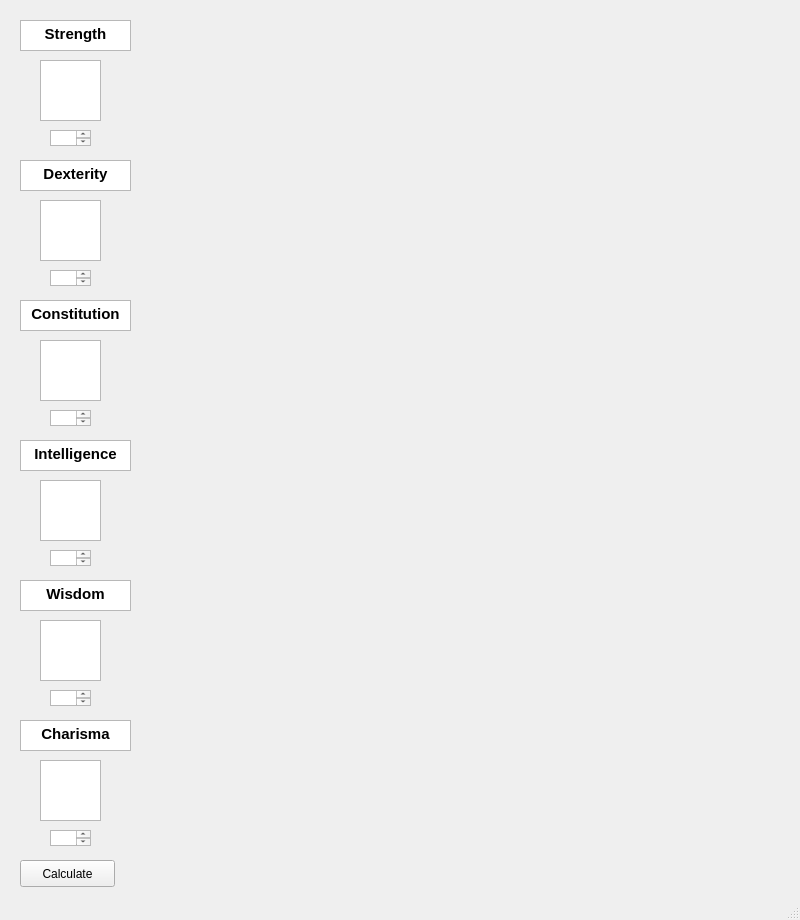
<?xml version="1.0" encoding="UTF-8"?>
<ui version="4.0">
 <class>MainWindow</class>
 <widget class="QMainWindow" name="MainWindow">
  <property name="geometry">
   <rect>
    <x>0</x>
    <y>0</y>
    <width>800</width>
    <height>920</height>
   </rect>
  </property>
  <property name="windowTitle">
   <string>MainWindow</string>
  </property>
  <widget class="QWidget" name="centralwidget">
   <widget class="QTextBrowser" name="dexLabel">
    <property name="geometry">
     <rect>
      <x>20</x>
      <y>160</y>
      <width>111</width>
      <height>31</height>
     </rect>
    </property>
    <property name="html">
     <string>&lt;!DOCTYPE HTML PUBLIC &quot;-//W3C//DTD HTML 4.0//EN&quot; &quot;http://www.w3.org/TR/REC-html40/strict.dtd&quot;&gt;
&lt;html&gt;&lt;head&gt;&lt;meta name=&quot;qrichtext&quot; content=&quot;1&quot; /&gt;&lt;style type=&quot;text/css&quot;&gt;
p, li { white-space: pre-wrap; }
&lt;/style&gt;&lt;/head&gt;&lt;body style=&quot; font-family:'Ubuntu'; font-size:11pt; font-weight:400; font-style:normal;&quot;&gt;
&lt;p align=&quot;center&quot; style=&quot; margin-top:0px; margin-bottom:0px; margin-left:0px; margin-right:0px; -qt-block-indent:0; text-indent:0px;&quot;&gt;&lt;span style=&quot; font-weight:600;&quot;&gt;Dexterity&lt;/span&gt;&lt;/p&gt;&lt;/body&gt;&lt;/html&gt;</string>
    </property>
   </widget>
   <widget class="QTextBrowser" name="strMod">
    <property name="geometry">
     <rect>
      <x>40</x>
      <y>60</y>
      <width>61</width>
      <height>61</height>
     </rect>
    </property>
    <property name="html">
     <string>&lt;!DOCTYPE HTML PUBLIC &quot;-//W3C//DTD HTML 4.0//EN&quot; &quot;http://www.w3.org/TR/REC-html40/strict.dtd&quot;&gt;
&lt;html&gt;&lt;head&gt;&lt;meta name=&quot;qrichtext&quot; content=&quot;1&quot; /&gt;&lt;style type=&quot;text/css&quot;&gt;
p, li { white-space: pre-wrap; }
&lt;/style&gt;&lt;/head&gt;&lt;body style=&quot; font-family:'Ubuntu'; font-size:11pt; font-weight:400; font-style:normal;&quot;&gt;
&lt;p style=&quot; margin-top:0px; margin-bottom:0px; margin-left:0px; margin-right:0px; -qt-block-indent:0; text-indent:0px;&quot;&gt; &lt;/p&gt;&lt;/body&gt;&lt;/html&gt;</string>
    </property>
   </widget>
   <widget class="QTextEdit" name="chaVal">
    <property name="geometry">
     <rect>
      <x>50</x>
      <y>830</y>
      <width>41</width>
      <height>16</height>
     </rect>
    </property>
   </widget>
   <widget class="QTextBrowser" name="wisLabel">
    <property name="geometry">
     <rect>
      <x>20</x>
      <y>580</y>
      <width>111</width>
      <height>31</height>
     </rect>
    </property>
    <property name="html">
     <string>&lt;!DOCTYPE HTML PUBLIC &quot;-//W3C//DTD HTML 4.0//EN&quot; &quot;http://www.w3.org/TR/REC-html40/strict.dtd&quot;&gt;
&lt;html&gt;&lt;head&gt;&lt;meta name=&quot;qrichtext&quot; content=&quot;1&quot; /&gt;&lt;style type=&quot;text/css&quot;&gt;
p, li { white-space: pre-wrap; }
&lt;/style&gt;&lt;/head&gt;&lt;body style=&quot; font-family:'Ubuntu'; font-size:11pt; font-weight:400; font-style:normal;&quot;&gt;
&lt;p align=&quot;center&quot; style=&quot; margin-top:0px; margin-bottom:0px; margin-left:0px; margin-right:0px; -qt-block-indent:0; text-indent:0px;&quot;&gt;&lt;span style=&quot; font-weight:600;&quot;&gt;Wisdom&lt;/span&gt;&lt;/p&gt;&lt;/body&gt;&lt;/html&gt;</string>
    </property>
   </widget>
   <widget class="QTextBrowser" name="chaLabel">
    <property name="geometry">
     <rect>
      <x>20</x>
      <y>720</y>
      <width>111</width>
      <height>31</height>
     </rect>
    </property>
    <property name="html">
     <string>&lt;!DOCTYPE HTML PUBLIC &quot;-//W3C//DTD HTML 4.0//EN&quot; &quot;http://www.w3.org/TR/REC-html40/strict.dtd&quot;&gt;
&lt;html&gt;&lt;head&gt;&lt;meta name=&quot;qrichtext&quot; content=&quot;1&quot; /&gt;&lt;style type=&quot;text/css&quot;&gt;
p, li { white-space: pre-wrap; }
&lt;/style&gt;&lt;/head&gt;&lt;body style=&quot; font-family:'Ubuntu'; font-size:11pt; font-weight:400; font-style:normal;&quot;&gt;
&lt;p align=&quot;center&quot; style=&quot; margin-top:0px; margin-bottom:0px; margin-left:0px; margin-right:0px; -qt-block-indent:0; text-indent:0px;&quot;&gt;&lt;span style=&quot; font-weight:600;&quot;&gt;Charisma&lt;/span&gt;&lt;/p&gt;&lt;/body&gt;&lt;/html&gt;</string>
    </property>
   </widget>
   <widget class="QTextBrowser" name="wisMod">
    <property name="geometry">
     <rect>
      <x>40</x>
      <y>620</y>
      <width>61</width>
      <height>61</height>
     </rect>
    </property>
   </widget>
   <widget class="QTextBrowser" name="intLabel">
    <property name="geometry">
     <rect>
      <x>20</x>
      <y>440</y>
      <width>111</width>
      <height>31</height>
     </rect>
    </property>
    <property name="html">
     <string>&lt;!DOCTYPE HTML PUBLIC &quot;-//W3C//DTD HTML 4.0//EN&quot; &quot;http://www.w3.org/TR/REC-html40/strict.dtd&quot;&gt;
&lt;html&gt;&lt;head&gt;&lt;meta name=&quot;qrichtext&quot; content=&quot;1&quot; /&gt;&lt;style type=&quot;text/css&quot;&gt;
p, li { white-space: pre-wrap; }
&lt;/style&gt;&lt;/head&gt;&lt;body style=&quot; font-family:'Ubuntu'; font-size:11pt; font-weight:400; font-style:normal;&quot;&gt;
&lt;p align=&quot;center&quot; style=&quot; margin-top:0px; margin-bottom:0px; margin-left:0px; margin-right:0px; -qt-block-indent:0; text-indent:0px;&quot;&gt;&lt;span style=&quot; font-weight:600;&quot;&gt;Intelligence&lt;/span&gt;&lt;/p&gt;&lt;/body&gt;&lt;/html&gt;</string>
    </property>
   </widget>
   <widget class="QTextEdit" name="strVal">
    <property name="geometry">
     <rect>
      <x>50</x>
      <y>130</y>
      <width>41</width>
      <height>16</height>
     </rect>
    </property>
   </widget>
   <widget class="QTextEdit" name="conVal">
    <property name="geometry">
     <rect>
      <x>50</x>
      <y>410</y>
      <width>41</width>
      <height>16</height>
     </rect>
    </property>
   </widget>
   <widget class="QTextEdit" name="wisVal">
    <property name="geometry">
     <rect>
      <x>50</x>
      <y>690</y>
      <width>41</width>
      <height>16</height>
     </rect>
    </property>
   </widget>
   <widget class="QTextEdit" name="dexVal">
    <property name="geometry">
     <rect>
      <x>50</x>
      <y>270</y>
      <width>41</width>
      <height>16</height>
     </rect>
    </property>
   </widget>
   <widget class="QTextEdit" name="intVal">
    <property name="geometry">
     <rect>
      <x>50</x>
      <y>550</y>
      <width>41</width>
      <height>16</height>
     </rect>
    </property>
   </widget>
   <widget class="QTextBrowser" name="chaMod">
    <property name="geometry">
     <rect>
      <x>40</x>
      <y>760</y>
      <width>61</width>
      <height>61</height>
     </rect>
    </property>
   </widget>
   <widget class="QTextBrowser" name="dexMod">
    <property name="geometry">
     <rect>
      <x>40</x>
      <y>200</y>
      <width>61</width>
      <height>61</height>
     </rect>
    </property>
   </widget>
   <widget class="QTextBrowser" name="strLabel">
    <property name="geometry">
     <rect>
      <x>20</x>
      <y>20</y>
      <width>111</width>
      <height>31</height>
     </rect>
    </property>
    <property name="html">
     <string>&lt;!DOCTYPE HTML PUBLIC &quot;-//W3C//DTD HTML 4.0//EN&quot; &quot;http://www.w3.org/TR/REC-html40/strict.dtd&quot;&gt;
&lt;html&gt;&lt;head&gt;&lt;meta name=&quot;qrichtext&quot; content=&quot;1&quot; /&gt;&lt;style type=&quot;text/css&quot;&gt;
p, li { white-space: pre-wrap; }
&lt;/style&gt;&lt;/head&gt;&lt;body style=&quot; font-family:'Ubuntu'; font-size:11pt; font-weight:400; font-style:normal;&quot;&gt;
&lt;p align=&quot;center&quot; style=&quot; margin-top:0px; margin-bottom:0px; margin-left:0px; margin-right:0px; -qt-block-indent:0; text-indent:0px;&quot;&gt;&lt;span style=&quot; font-weight:600;&quot;&gt;Strength&lt;/span&gt;&lt;/p&gt;&lt;/body&gt;&lt;/html&gt;</string>
    </property>
   </widget>
   <widget class="QTextBrowser" name="conMod">
    <property name="geometry">
     <rect>
      <x>40</x>
      <y>340</y>
      <width>61</width>
      <height>61</height>
     </rect>
    </property>
   </widget>
   <widget class="QTextBrowser" name="conLabel">
    <property name="geometry">
     <rect>
      <x>20</x>
      <y>300</y>
      <width>111</width>
      <height>31</height>
     </rect>
    </property>
    <property name="html">
     <string>&lt;!DOCTYPE HTML PUBLIC &quot;-//W3C//DTD HTML 4.0//EN&quot; &quot;http://www.w3.org/TR/REC-html40/strict.dtd&quot;&gt;
&lt;html&gt;&lt;head&gt;&lt;meta name=&quot;qrichtext&quot; content=&quot;1&quot; /&gt;&lt;style type=&quot;text/css&quot;&gt;
p, li { white-space: pre-wrap; }
&lt;/style&gt;&lt;/head&gt;&lt;body style=&quot; font-family:'Ubuntu'; font-size:11pt; font-weight:400; font-style:normal;&quot;&gt;
&lt;p align=&quot;center&quot; style=&quot; margin-top:0px; margin-bottom:0px; margin-left:0px; margin-right:0px; -qt-block-indent:0; text-indent:0px;&quot;&gt;&lt;span style=&quot; font-weight:600;&quot;&gt;Constitution&lt;/span&gt;&lt;/p&gt;&lt;/body&gt;&lt;/html&gt;</string>
    </property>
   </widget>
   <widget class="QTextBrowser" name="intMod">
    <property name="geometry">
     <rect>
      <x>40</x>
      <y>480</y>
      <width>61</width>
      <height>61</height>
     </rect>
    </property>
   </widget>
   <widget class="QPushButton" name="butCalcAtr">
    <property name="geometry">
     <rect>
      <x>20</x>
      <y>860</y>
      <width>95</width>
      <height>27</height>
     </rect>
    </property>
    <property name="text">
     <string>Calculate</string>
    </property>
   </widget>
  </widget>
  <widget class="QStatusBar" name="statusbar"/>
 </widget>
 <resources/>
 <connections/>
</ui>
